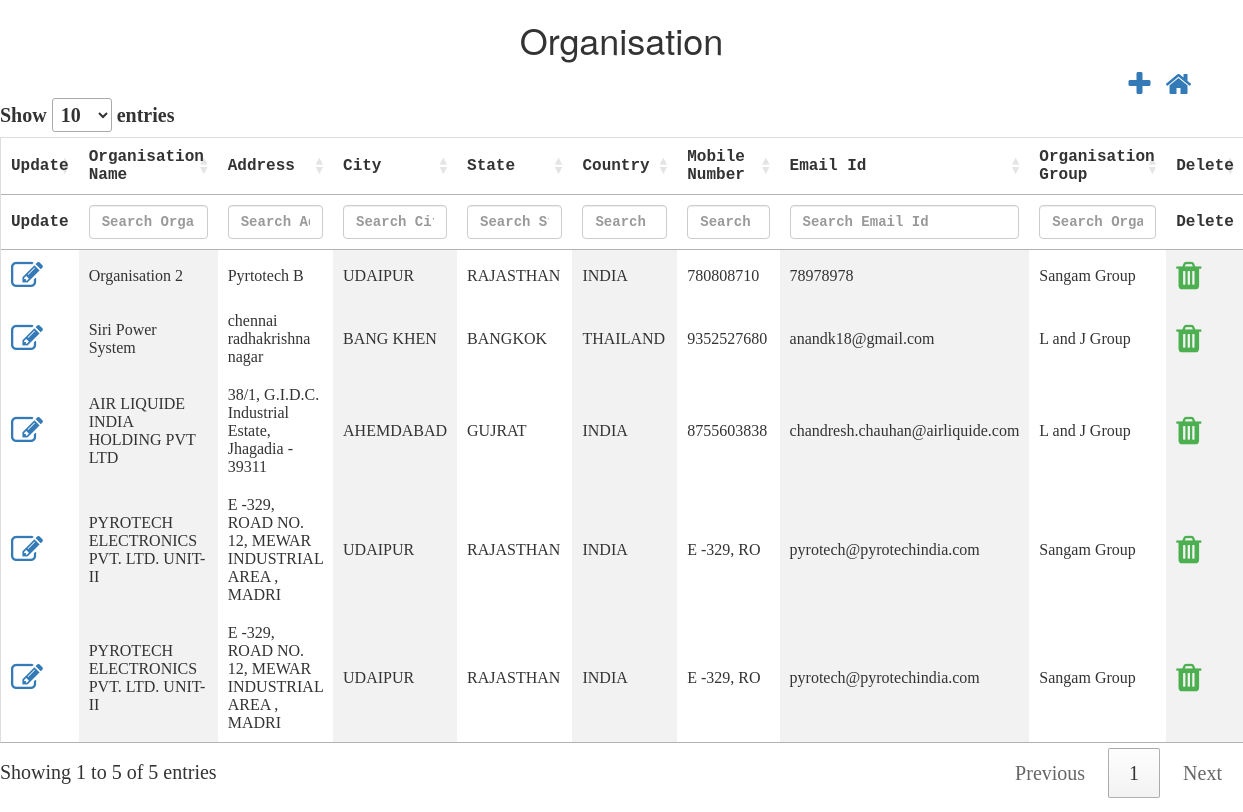
Page /controllers/organisation.php on the committed database.
### tables this page shows
CREATE TABLE `tbl_organisation` (
  `nid` int(10) NOT NULL,
  `norg_id` int(10) NOT NULL,
  `corg_name` varchar(50) NOT NULL,
  `corg_address` varchar(50) NOT NULL,
  `corg_city` varchar(50) NOT NULL,
  `corg_state` varchar(50) NOT NULL,
  `corg_country` varchar(50) NOT NULL,
  `corg_mobileNumber` varchar(10) NOT NULL,
  `corg_emailId` varchar(50) NOT NULL,
  `norg_group_id` int(10) NOT NULL,
  `isActive` bit(1) NOT NULL,
  `isAvailable` bit(1) NOT NULL,
  `dcreated_date` datetime NOT NULL,
  `dupdated_date` datetime NOT NULL,
  `ninternal_id` int(11) DEFAULT NULL
);

CREATE TABLE `tbl_organisation_group` (
  `nid` int(10) NOT NULL,
  `ninternal_id` int(10) NOT NULL,
  `norg_group_id` int(10) NOT NULL,
  `corg_group_name` varchar(50) NOT NULL,
  `nsegment_id` int(10) NOT NULL,
  `isAvailable` bit(1) NOT NULL,
  `isActive` bit(1) NOT NULL,
  `dcreated_date` datetime NOT NULL,
  `dupdated_date` datetime NOT NULL
);

### controllers/organisation.php (the view, shortened to what this page needs)
<html>
<head>
    <script src="http://ajax.googleapis.com/ajax/libs/jquery/1.11.2/jquery.min.js"></script>
    <link rel="stylesheet" href="../css/theme.css">
    <link rel="stylesheet" href="https://cdn.datatables.net/1.10.22/css/jquery.dataTables.min.css">
    <link rel="stylesheet" href="https://cdnjs.cloudflare.com/ajax/libs/font-awesome/4.7.0/css/font-awesome.min.css">
    <link rel="stylesheet" href="https://maxcdn.bootstrapcdn.com/bootstrap/3.4.1/css/bootstrap.min.css">
</head>
<h1>Organisation</h1>
<div class="container">
    <a style="float:right;margin-left: 15px;" href="../dashboard.php"><i class="fa fa-home fa-2x"></i></a>
    <a style="float:right" href="#organisation_modal" data-toggle="modal" id='add' data-id="1"><i class="fa fa-plus fa-2x"
                                                                                        aria-hidden="true"></i></a>
</div>
        <?php
        $conn = OpenCon();
        $sql = "SELECT o.ninternal_id,o.norg_id,o.corg_name,o.corg_address,o.corg_city,o.corg_state,o.corg_country,o.corg_mobileNumber,o.corg_emailId,o.norg_group_id,o.isActive,o.isAvailable,og.corg_group_name
                    FROM tbl_organisation AS o
                    INNER JOIN tbl_organisation_group AS og
                    ON o.norg_group_id = og.ninternal_id
                    WHERE o.isAvailable=1;";
        $retval = mysqli_query($conn, $sql);
        echo "<table id='organisationTable'  name='organisationTable' >
            <thead>
            <tr>
            <th style='display:none;'>INTERNAL ID</th>
            <th style='display:none;'>ORG ID</th>
            <th>Update</th>
            <th>Organisation Name</th>
            <th>Address</th>
            <th>City</th>
            <th>State</th>
            <th>Country</th>
            <th>Mobile Number</th>
            <th>Email Id</th>
            <th>Organisation Group</th>
             <th>Delete</th>
            </tr>
            </thead>
                   <tbody>
            ";
        while ($row = mysqli_fetch_array($retval, MYSQLI_ASSOC)) {
            echo "<tr>";
            echo "<td ><a  href='#organisation_modal' data-toggle='modal' class='updateClass' data-id='2'><i class='fa fa-edit fa-2x'></i></a></td>";
            echo "<td>" . $row['corg_name'] . "</td>";
            echo "<td>" . $row['corg_address'] . "</td>";
            echo "<td>" . $row['corg_city'] . "</td>";
            echo "<td>" . $row['corg_state'] . "</td>";
            echo "<td>" . $row['corg_country'] . "</td>";
            echo "<td>" . $row['corg_mobileNumber'] . "</td>";
            echo "<td>" . $row['corg_emailId'] . "</td>";
            echo "<td>" . $row['corg_group_name'] . "</td>";
            echo "<td class='action-delete'><i class='fa fa-trash fa-2x' style='color:#4caf50;'</i></td>";
            echo "</tr>";
        }
        echo "</tbody></table>";
        ?>
</html>

### css/theme.css (style rules this page uses)
h1 { text-align: center; }
table { border-collapse: collapse; border-spacing: 0; width: 100%; border: 1px solid #ddd; }
th { text-align: left; padding: 10px !important; font-family: "Lucida Console", Courier, monospace; }
td { text-align: left; padding: 10px !important; }
td:nth-child(even) { background-color: #f2f2f2; }

### rows in the picture
tbl_organisation: corg_name "Organisation 2", corg_address "Pyrtotech B", corg_city "UDAIPUR", corg_state "RAJASTHAN", corg_country "INDIA", corg_mobileNumber "780808710", corg_emailId "78978978", tbl_organisation_group.corg_group_name "Sangam Group"
tbl_organisation: corg_name "Siri Power System", corg_address "chennai radhakrishna nagar", corg_city "BANG KHEN", corg_state "BANGKOK", corg_country "THAILAND", corg_mobileNumber "9352527680", corg_emailId "anandk18@gmail.com", tbl_organisation_group.corg_group_name "L and J Group"
tbl_organisation: corg_name "AIR LIQUIDE INDIA HOLDING PVT LTD", corg_address "38/1, G.I.D.C. Industrial Estate, Jhagadia - 39311", corg_city "AHEMDABAD", corg_state "GUJRAT", corg_country "INDIA", corg_mobileNumber "8755603838", corg_emailId "chandresh.chauhan@airliquide.com", tbl_organisation_group.corg_group_name "L and J Group"
tbl_organisation: corg_name "PYROTECH ELECTRONICS PVT. LTD. UNIT- II", corg_address "E -329, ROAD NO. 12, MEWAR INDUSTRIAL AREA , MADRI", corg_city "UDAIPUR", corg_state "RAJASTHAN", corg_country "INDIA", corg_mobileNumber "E -329, RO", corg_emailId "pyrotech@pyrotechindia.com", tbl_organisation_group.corg_group_name "Sangam Group"
tbl_organisation: corg_name "PYROTECH ELECTRONICS PVT. LTD. UNIT- II", corg_address "E -329, ROAD NO. 12, MEWAR INDUSTRIAL AREA , MADRI", corg_city "UDAIPUR", corg_state "RAJASTHAN", corg_country "INDIA", corg_mobileNumber "E -329, RO", corg_emailId "pyrotech@pyrotechindia.com", tbl_organisation_group.corg_group_name "Sangam Group"
